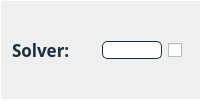
                                <widget class="QFrame" name="frame_doc_top_thr_9">
                                 <property name="styleSheet">
                                  <string notr="true">border-bottom: 0.5px solid #FFFFFF;
border-left: 0.5px solid #FFFFFF;
border-top: 0.5px solid #FFFFFF;
</string>
                                 </property>
                                 <property name="frameShape">
                                  <enum>QFrame::StyledPanel</enum>
                                 </property>
                                 <property name="frameShadow">
                                  <enum>QFrame::Plain</enum>
                                 </property>
                                 <layout class="QHBoxLayout" name="horizontalLayout_117">
                                  <item>
                                   <widget class="QLabel" name="label_doc_top_thr_9">
                                    <property name="sizePolicy">
                                     <sizepolicy hsizetype="Minimum" vsizetype="Preferred">
                                      <horstretch>0</horstretch>
                                      <verstretch>0</verstretch>
                                     </sizepolicy>
                                    </property>
                                    <property name="maximumSize">
                                     <size>
                                      <width>16777215</width>
                                      <height>16777215</height>
                                     </size>
                                    </property>
                                    <property name="font">
                                     <font>
                                      <family>Avenir</family>
                                      <pointsize>13</pointsize>
                                      <weight>75</weight>
                                      <italic>false</italic>
                                      <bold>true</bold>
                                     </font>
                                    </property>
                                    <property name="toolTip">
                                     <string>&lt;html&gt;&lt;head/&gt;&lt;body&gt;&lt;p&gt;&lt;span style=&quot; font-weight:400;&quot;&gt;The weight of each word in the vocabulary.&lt;/span&gt;&lt;/p&gt;&lt;/body&gt;&lt;/html&gt;</string>
                                    </property>
                                    <property name="styleSheet">
                                     <string notr="true">font: 87 13pt &quot;Avenir&quot;;
color:#1A2E40;
font-weight: bold;
border:None;</string>
                                    </property>
                                    <property name="text">
                                     <string>Solver:</string>
                                    </property>
                                   </widget>
                                  </item>
                                  <item>
                                   <widget class="QLineEdit" name="lineEdit_doc_top_thr_9">
                                    <property name="sizePolicy">
                                     <sizepolicy hsizetype="Minimum" vsizetype="Fixed">
                                      <horstretch>0</horstretch>
                                      <verstretch>0</verstretch>
                                     </sizepolicy>
                                    </property>
                                    <property name="minimumSize">
                                     <size>
                                      <width>0</width>
                                      <height>0</height>
                                     </size>
                                    </property>
                                    <property name="maximumSize">
                                     <size>
                                      <width>60</width>
                                      <height>16777215</height>
                                     </size>
                                    </property>
                                    <property name="styleSheet">
                                     <string notr="true">QLineEdit {	
	background-color: #FFFFFF;
	font: 87 italic 12pt &quot;Avenir&quot;;
	border-radius: 5px;
	border: 1px solid #1A2E40;
	color:black;
}</string>
                                    </property>
                                   </widget>
                                  </item>
                                  <item>
                                   <widget class="QCheckBox" name="checkBox_doc_top_thr_9">
                                    <property name="sizePolicy">
                                     <sizepolicy hsizetype="Fixed" vsizetype="Fixed">
                                      <horstretch>0</horstretch>
                                      <verstretch>0</verstretch>
                                     </sizepolicy>
                                    </property>
                                    <property name="styleSheet">
                                     <string notr="true">border:0px;</string>
                                    </property>
                                    <property name="text">
                                     <string/>
                                    </property>
                                   </widget>
                                  </item>
                                 </layout>
                                </widget>
